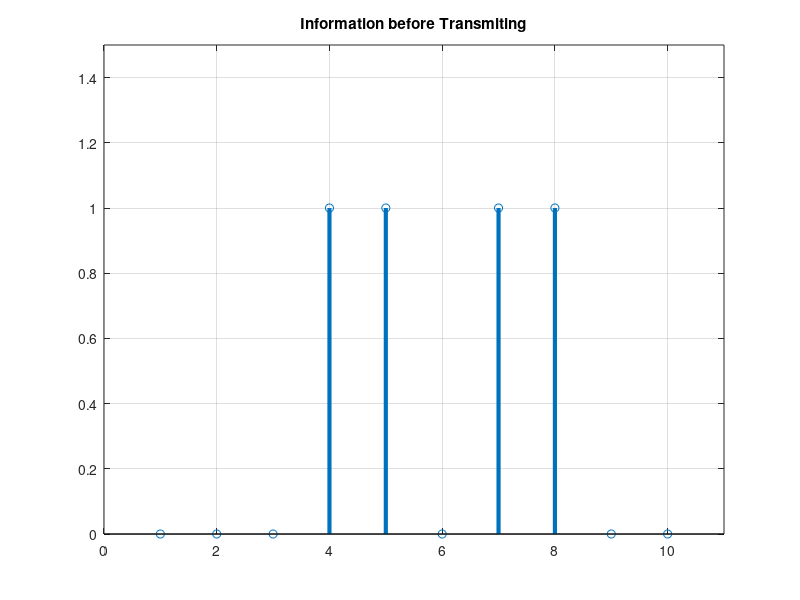
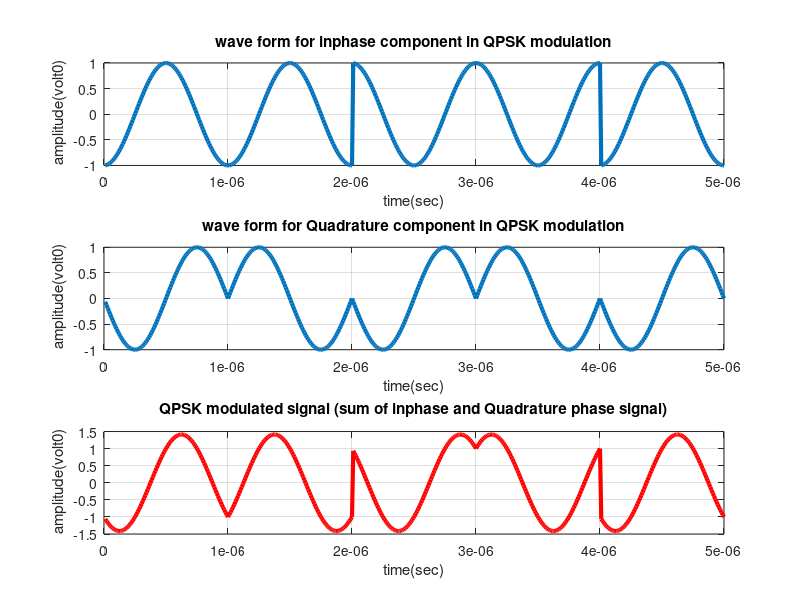
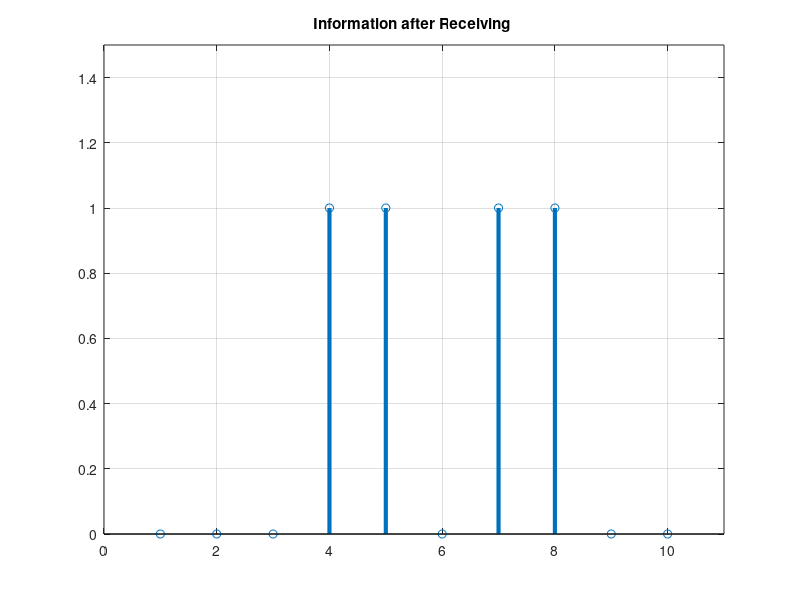

Source code (MATLAB) for these figures, in order:
% Clear all previous work
clc;
clear all;
close all;

data = [0 0 0 1 1 0 1 1 0 0]; % Give information

figure(1)
stem(data, 'linewidth', 3), grid on;
title(' Information before Transmiting ');
axis([0 11 0 1.5]);

% Data Represented at NRZ form for QPSK modulation
data_NRZ = 2 * data - 1;

% S/P conversion of data
s_p_data = reshape (data_NRZ, 2, length (data) / 2);

% Let us transmission bit rate 1000000
br = 10 .^ 6; f = br; % Minimum carrier frequency
T = 1 / br; % Bit duration
t = T / 99:T / 99:T; % Time vector for one bit information

% QPSK Modulation
y = [];
y_in = [];
y_qd = [];

for (i = 1:length(data) / 2)
    y1 = s_p_data(1, i) * cos(2 * pi * f * t); % Inphase component
    y2 = s_p_data(2, i) * sin(2 * pi * f * t); % Quadrature component
    y_in = [y_in y1]; % Inphase signal vector
    y_qd = [y_qd y2]; % Quadrature signal vector
    y = [y y1 + y2]; % Modulated signal vector
end

Tx_sig = y; % Transmitting signal after modulation
tt = T / 99:T / 99:(T * length(data)) / 2;

figure(2)
subplot(3, 1, 1);
plot(tt, y_in, 'linewidth', 3), grid on;
title(' wave form for inphase component in QPSK modulation ');
xlabel('time(sec)');
ylabel(' amplitude(volt0)');

subplot(3, 1, 2);
plot(tt, y_qd, 'linewidth', 3), grid on;
title(' wave form for Quadrature component in QPSK modulation ');
xlabel('time(sec)');
ylabel(' amplitude(volt0)');

subplot(3, 1, 3);
plot(tt, Tx_sig, 'r', 'linewidth', 3), grid on;
title('QPSK modulated signal (sum of inphase and Quadrature phase signal)');
xlabel('time(sec)');
ylabel(' amplitude(volt0)');

% QPSK Demodulation
Rx_data = [];
Rx_sig = Tx_sig; % Received signal

for(i = 1:1:length(data) / 2)

% Inphase coherent detector
Z_in = Rx_sig((i - 1) * length(t) + 1:i * length(t)) .* cos(2 * pi * f * t);

% Above line indicates multiplication of received & inphase carriersignal
Z_in_intg = (trapz(t, Z_in)) * (2 / T); % integration using trapezoidal rule

if (Z_in_intg > 0) % Decision Maker
    Rx_in_data = 1;
else
    Rx_in_data = 0;
end

% Quadrature coherent detector
Z_qd = Rx_sig((i - 1) * length(t) + 1:i * length(t)) .* sin(2 * pi * f * t);

% Above line indicates multiplication of received signal & Quadrature phase carrier signal
Z_qd_intg = (trapz(t, Z_qd)) * (2 / T); % integration using trapezoidal rule
if (Z_qd_intg > 0) % Decision Maker
    Rx_qd_data = 1;
else
    Rx_qd_data = 0;
end
Rx_data = [Rx_data Rx_in_data Rx_qd_data]; % Received Data vector
end

figure(3)
stem(Rx_data, 'linewidth', 3)
title('Information after Receiving ');
axis ([0 11 0 1.5]), grid on;

